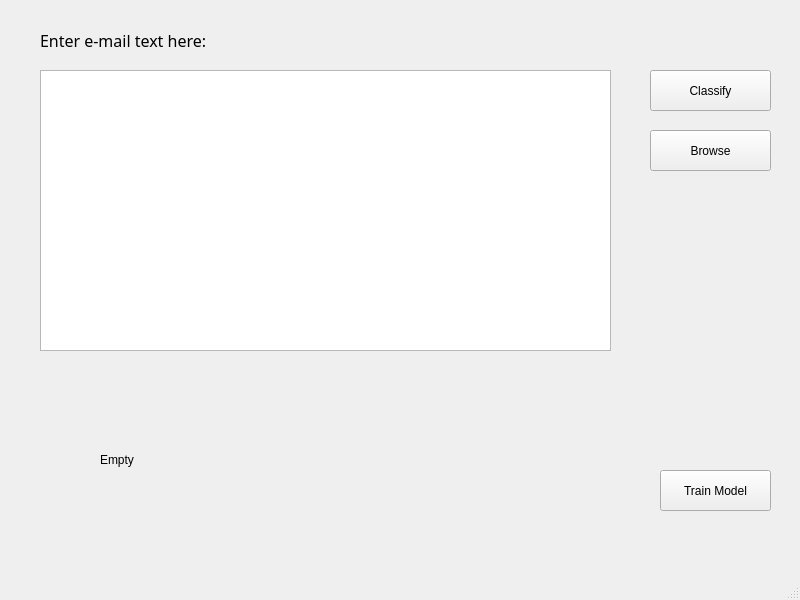
<?xml version="1.0" encoding="UTF-8"?>
<ui version="4.0">
 <class>MainWindow</class>
 <widget class="QMainWindow" name="MainWindow">
  <property name="geometry">
   <rect>
    <x>0</x>
    <y>0</y>
    <width>800</width>
    <height>600</height>
   </rect>
  </property>
  <property name="windowTitle">
   <string>MainWindow</string>
  </property>
  <widget class="QWidget" name="centralwidget">
   <widget class="QPushButton" name="pushButton">
    <property name="geometry">
     <rect>
      <x>650</x>
      <y>70</y>
      <width>121</width>
      <height>41</height>
     </rect>
    </property>
    <property name="text">
     <string>Classify</string>
    </property>
   </widget>
   <widget class="QPlainTextEdit" name="plainTextEdit">
    <property name="geometry">
     <rect>
      <x>40</x>
      <y>70</y>
      <width>571</width>
      <height>281</height>
     </rect>
    </property>
   </widget>
   <widget class="QLabel" name="label">
    <property name="geometry">
     <rect>
      <x>100</x>
      <y>450</y>
      <width>151</width>
      <height>20</height>
     </rect>
    </property>
    <property name="text">
     <string>Empty</string>
    </property>
   </widget>
   <widget class="QPushButton" name="pushButton_2">
    <property name="geometry">
     <rect>
      <x>650</x>
      <y>130</y>
      <width>121</width>
      <height>41</height>
     </rect>
    </property>
    <property name="text">
     <string>Browse</string>
    </property>
   </widget>
   <widget class="QLabel" name="label_2">
    <property name="geometry">
     <rect>
      <x>40</x>
      <y>30</y>
      <width>301</width>
      <height>20</height>
     </rect>
    </property>
    <property name="font">
     <font>
      <family>Montserrat</family>
      <pointsize>12</pointsize>
      <bold>false</bold>
      <underline>false</underline>
     </font>
    </property>
    <property name="text">
     <string>Enter e-mail text here:</string>
    </property>
   </widget>
   <widget class="QPushButton" name="pushButton_3">
    <property name="geometry">
     <rect>
      <x>660</x>
      <y>470</y>
      <width>111</width>
      <height>41</height>
     </rect>
    </property>
    <property name="text">
     <string>Train Model</string>
    </property>
   </widget>
  </widget>
  <widget class="QMenuBar" name="menubar">
   <property name="geometry">
    <rect>
     <x>0</x>
     <y>0</y>
     <width>800</width>
     <height>25</height>
    </rect>
   </property>
  </widget>
  <widget class="QStatusBar" name="statusbar"/>
 </widget>
 <resources/>
 <connections/>
</ui>
